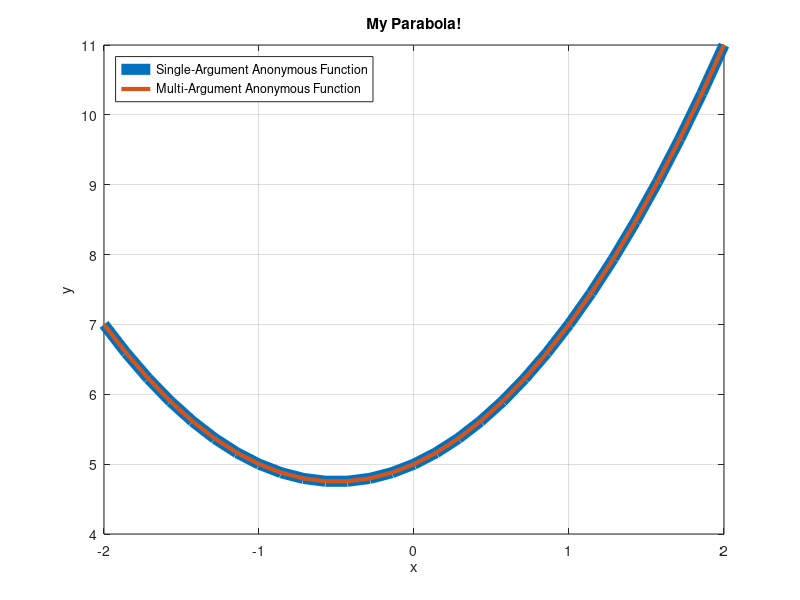

This chart was generated by the following MATLAB code:
%% ME 2004: Anonymous Functions
% DESCRIPTION: In this example, we will create and plot some anonymous functions.
clear; clc; close all;

%% 1) Single Argument
% Write an anonymous function which evaluates the parabola y = x^2 + x + 5 at a given x-location:
y = @(x) x.^2+x+5;

x_val = 10;
y_val = y(x_val)   % Preferred (the output is stored in the y_val variable)

% Plot the parabola from x=-2 to x=2:
fplot(y,[-2 2],'linewidth',8)

grid on; hold on
xlabel('x')
ylabel('y')
title('My Parabola!')
set(gcf,'Position',[988 196 881 714])   % Will probably need to change this on your computer

%% 2) Multiple Arguments
% Write an anonymous function which evaluates the parabola y = a*x^2 + b*x + c at a given x-location:
yy = @(a,b,c,x) a*x.^2 + b*x + c;

a = 1;
b = 1;
c = 5;
yy_val = yy(a,b,c,x_val)

% Plot the parabola from x=-2 to x=2 (on the same figure):
fplot(@(x) yy(a,b,c,x),[-2 2],'linewidth',3)

legend('Single-Argument Anonymous Function','Multi-Argument Anonymous Function',...
    'location','northwest')

%% 3) Vector of Outputs
% Write an anonymous function which converts a given speed from km/h to both m/s and mph:
convert_speed = @(v) [v*(5/18) v*0.62137]; 
my_speeds = convert_speed(80)

% Technically there's only one output, but the output is a 2-element vector.
% The first element is the speed in m/s; the second element is the speed in mph.
% Even though the equation is simple, it's stylistically better to write a user-defined function.
